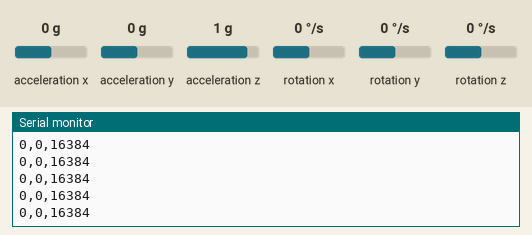
The sketch below on a simulated ESP32. Shown: the last lines printed to the serial monitor. The test bench sets the inputs (shaded band); at power-on: acceleration x 0 g, acceleration y 0 g, acceleration z 1 g, rotation x 0 °/s, rotation y 0 °/s, rotation z 0 °/s.

Above: at 1.2 s.
1.3 s: acceleration x set to -1.4 g
At 1.36 s:
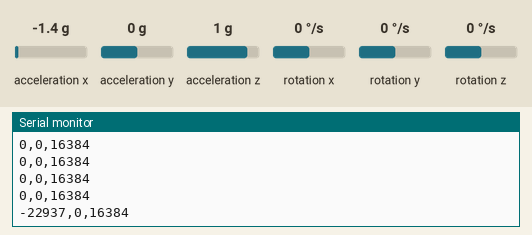
2.8 s: acceleration y set to -1.4 g
At 2.82 s:
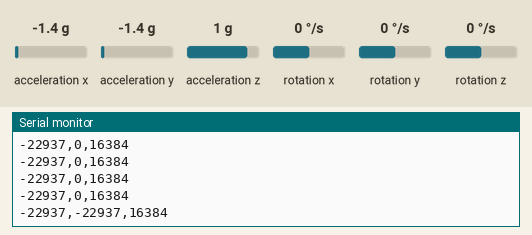
4.3 s: acceleration z set to -1.4 g
At 4.32 s:
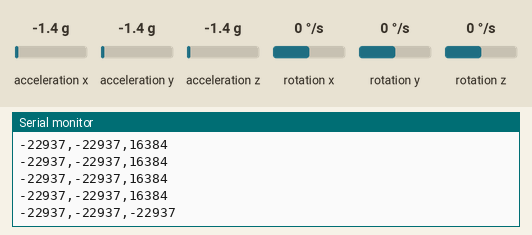

The sketch:

EdgeImpulseMode.ino.ino
```cpp
#include <Wire.h>
#include <MPU6050.h>

MPU6050 mpu;

void setup() {
  Serial.begin(115200);
  Wire.begin(21, 22); // SDA, SCL
  mpu.initialize();

  if (mpu.testConnection()) {
    Serial.println("MPU6050 sensörü bağlı!");
  } else {
    Serial.println("MPU6050 bağlantı hatası!");
    while (1); // dur
  }
}

void loop() {
  int16_t ax, ay, az;
  mpu.getAcceleration(&ax, &ay, &az);

  Serial.print(ax); Serial.print(",");
  Serial.print(ay); Serial.print(",");
  Serial.println(az);

  delay(50);
}
```

Measured:
- after the input at 1.3 s, the serial monitor: prints a new line after 0.05 s (image 1)
- after the input at 2.8 s, the serial monitor: prints a new line at once (image 2)
- after the input at 4.3 s, the serial monitor: prints a new line at once (image 3)
